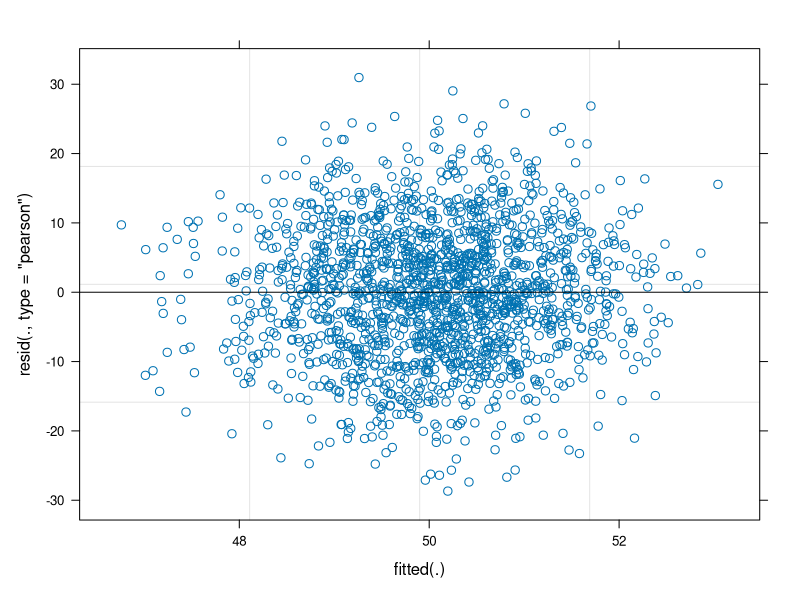
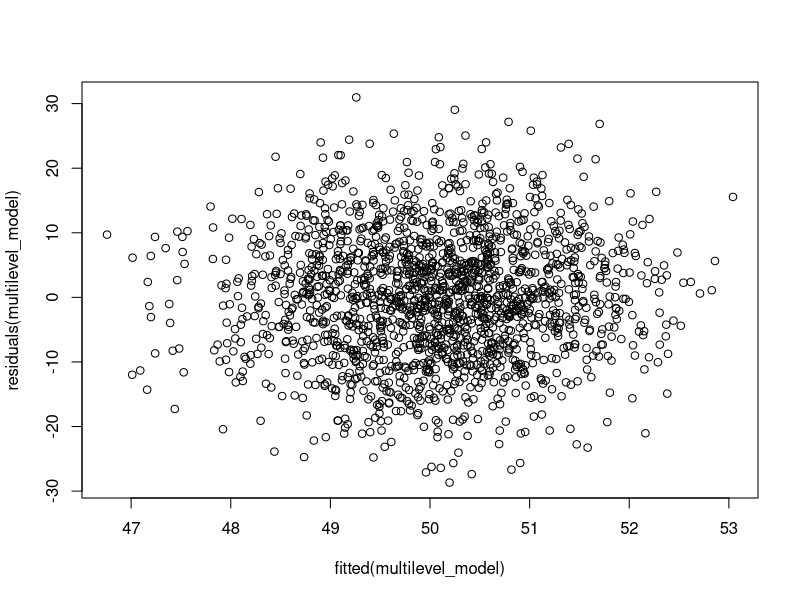
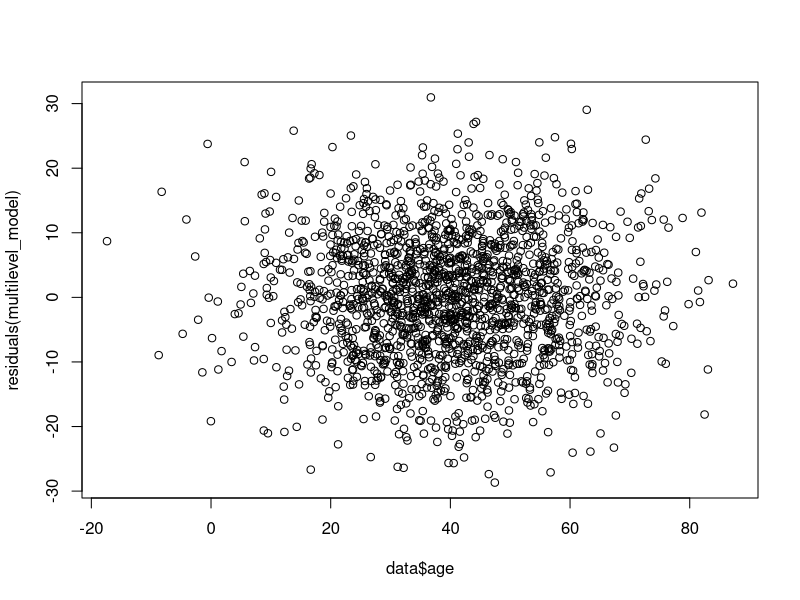
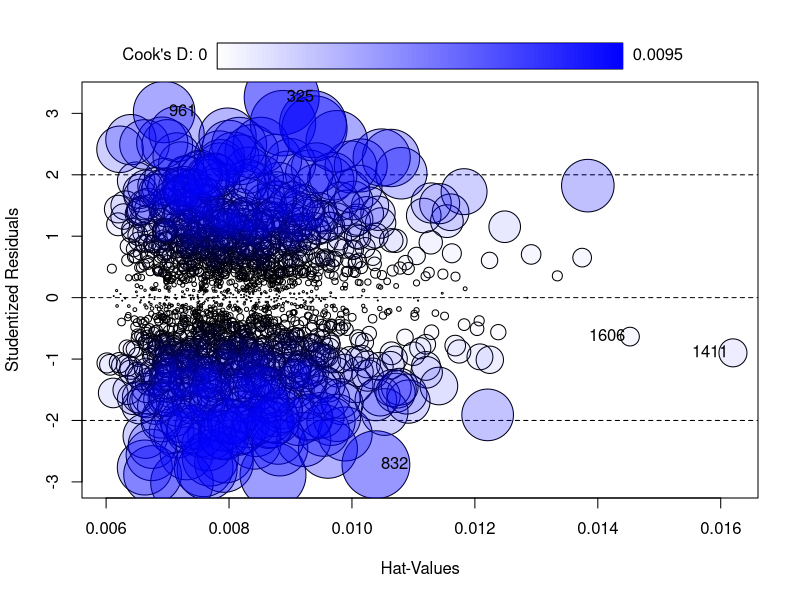

The R script that drew these images, in order:
## ---- chunk 1
# Load necessary libraries
options(repos = c(CRAN = "https://cloud.r-project.org"))
install.packages("lme4")
install.packages("car")
install.packages("ggplot2")
library(lme4)
library(car)
library(ggplot2)

# Load the dataset
data <- read.csv("multilevel_model_data.csv")
## ---- chunk 2
# Fit the multilevel model
multilevel_model <- lmer(boundary ~ age + education + income + ethnicity + length_res + physical_disorder + perceived_collective_efficacy + facilities + names + art + playgrounds + leadership + (1 | neighborhood_id), data = data)

# Print summary of the model
summary(multilevel_model)

# Check normality of residuals
plot(multilevel_model)

# Check homoscedasticity
plot(residuals(multilevel_model) ~ fitted(multilevel_model))

# Check linearity (if applicable)
# Example for a continuous predictor age
plot(data$age, residuals(multilevel_model))

# Extract fixed effects estimates
fixed_effects <- fixef(multilevel_model)

# Interpretation of fixed effects
print(fixed_effects)
## ---- chunk 3
# Model without Low-estimate predictors:
alt_model1 <- lmer(boundary ~ education + income + ethnicity + perceived_collective_efficacy + facilities + art + leadership + (1 | neighborhood_id), data = data)

# Individual-focused Model:
alt_model2 <- lmer(boundary ~ age + education + income + perceived_collective_efficacy + (1 | neighborhood_id), data = data)

# Interaction Effects:
alt_model3 <- lmer(boundary ~ age * perceived_collective_efficacy + education + income + length_res + physical_disorder + facilities + names + art + playgrounds + leadership + (1 | neighborhood_id), data = data)

# Random Slopes Model:
alt_model4 <- lmer(boundary ~ age + education + income + perceived_collective_efficacy + (age + education + income + perceived_collective_efficacy | neighborhood_id), data = data)

# Cross-Level Interactions:
alt_model5 <- lmer(boundary ~ age + education + income + perceived_collective_efficacy + facilities + names + art + playgrounds + leadership + (age + education + income + perceived_collective_efficacy | neighborhood_id), data = data)

# Non-linear Effects:
data$age_squared <- data$age^2
alt_model6 <- lmer(boundary ~ age + age_squared + education + income + perceived_collective_efficacy + (1 | neighborhood_id), data = data)

# Nested Models:
alt_model7 <- lmer(boundary ~ age + education + income + perceived_collective_efficacy + (1 | neighborhood_id) + (1 + age | neighborhood_id), data = data)

# Compare models using AIC
AIC_values <- AIC(multilevel_model, alt_model1, alt_model2, alt_model3, alt_model4, alt_model5, alt_model6, alt_model7)
BIC_values <- BIC(multilevel_model, alt_model1, alt_model2, alt_model3, alt_model4, alt_model5, alt_model6, alt_model7)
print(AIC_values)
print(BIC_values)
## ---- chunk 4
influencePlot(alt_model1, id.n = 5)

# Calculate variance inflation factors (VIF)
vif(alt_model1)
## ---- chunk 5
# Extract coefficients
model_coefs <- coef(summary(alt_model1))
model_coefs
